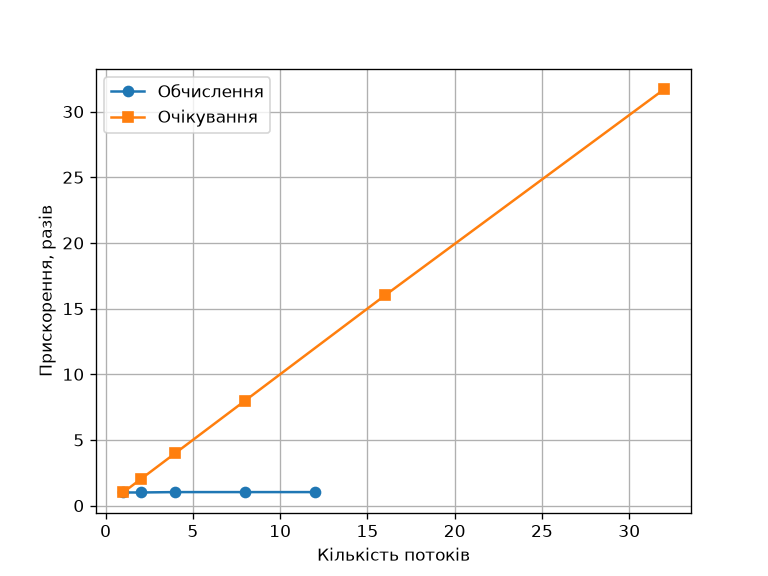

Source code (Python):
import matplotlib.pyplot as plt

x_potoky_obch = [1, 2, 4, 8, 12]
x_potoky_ochik = [1, 2, 4, 8, 16, 32]

y_obchyslennya = [1.0, 1.0, 1.03, 1.03, 1.03]
y_ochikuvannya = [1.0, 2.0, 4.0, 8.0, 16.0, 31.7]

plt.plot(x_potoky_obch, y_obchyslennya, "o-", label="Обчислення")
plt.plot(x_potoky_ochik, y_ochikuvannya, "s-", label="Очікування")
plt.xlabel("Кількість потоків")
plt.ylabel("Прискорення, разів")
plt.legend()
plt.grid(True)
plt.savefig("grafik.png", dpi=120)
